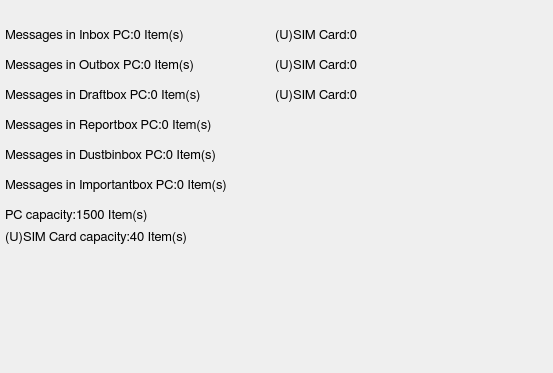
<?xml version="1.0" encoding="UTF-8"?>
<ui version="4.0">
 <class>widgetSmsText</class>
 <widget class="QWidget" name="widgetSmsText">
  <property name="geometry">
   <rect>
    <x>0</x>
    <y>0</y>
    <width>553</width>
    <height>373</height>
   </rect>
  </property>
  <property name="windowTitle">
   <string>Form</string>
  </property>
  <property name="styleSheet">
   <string notr="true">QWidget#widgetSmsText{ 
border-image:url(Skin/datamainback.png);
}</string>
  </property>
  <layout class="QVBoxLayout" name="verticalLayout_2">
   <property name="leftMargin">
    <number>5</number>
   </property>
   <property name="topMargin">
    <number>20</number>
   </property>
   <property name="rightMargin">
    <number>5</number>
   </property>
   <property name="bottomMargin">
    <number>0</number>
   </property>
   <item>
    <layout class="QVBoxLayout" name="verticalLayout">
     <property name="spacing">
      <number>0</number>
     </property>
     <item>
      <layout class="QFormLayout" name="formLayout">
       <property name="fieldGrowthPolicy">
        <enum>QFormLayout::AllNonFixedFieldsGrow</enum>
       </property>
       <item row="0" column="0">
        <widget class="QLabel" name="labelInboxPC">
         <property name="sizePolicy">
          <sizepolicy hsizetype="Expanding" vsizetype="Expanding">
           <horstretch>0</horstretch>
           <verstretch>0</verstretch>
          </sizepolicy>
         </property>
         <property name="minimumSize">
          <size>
           <width>270</width>
           <height>30</height>
          </size>
         </property>
         <property name="maximumSize">
          <size>
           <width>270</width>
           <height>30</height>
          </size>
         </property>
         <property name="font">
          <font>
           <family>FreeSans</family>
           <pointsize>10</pointsize>
          </font>
         </property>
         <property name="text">
          <string>Messages in Inbox PC:0 Item(s)</string>
         </property>
        </widget>
       </item>
       <item row="0" column="1">
        <widget class="QLabel" name="labelInboxSIM">
         <property name="font">
          <font>
           <family>FreeSans</family>
           <pointsize>10</pointsize>
          </font>
         </property>
         <property name="text">
          <string>(U)SIM Card:0</string>
         </property>
        </widget>
       </item>
       <item row="1" column="0">
        <widget class="QLabel" name="labelOutBoxPC">
         <property name="sizePolicy">
          <sizepolicy hsizetype="Expanding" vsizetype="Expanding">
           <horstretch>0</horstretch>
           <verstretch>0</verstretch>
          </sizepolicy>
         </property>
         <property name="minimumSize">
          <size>
           <width>270</width>
           <height>30</height>
          </size>
         </property>
         <property name="maximumSize">
          <size>
           <width>270</width>
           <height>30</height>
          </size>
         </property>
         <property name="font">
          <font>
           <family>FreeSans</family>
           <pointsize>10</pointsize>
          </font>
         </property>
         <property name="text">
          <string>Messages in Outbox PC:0 Item(s)</string>
         </property>
        </widget>
       </item>
       <item row="1" column="1">
        <widget class="QLabel" name="labelOutBoxSIM">
         <property name="font">
          <font>
           <family>FreeSans</family>
           <pointsize>10</pointsize>
          </font>
         </property>
         <property name="text">
          <string>(U)SIM Card:0</string>
         </property>
        </widget>
       </item>
       <item row="2" column="0">
        <widget class="QLabel" name="labelDraftBoxPC">
         <property name="sizePolicy">
          <sizepolicy hsizetype="Expanding" vsizetype="Expanding">
           <horstretch>0</horstretch>
           <verstretch>0</verstretch>
          </sizepolicy>
         </property>
         <property name="minimumSize">
          <size>
           <width>270</width>
           <height>30</height>
          </size>
         </property>
         <property name="maximumSize">
          <size>
           <width>270</width>
           <height>30</height>
          </size>
         </property>
         <property name="font">
          <font>
           <family>FreeSans</family>
           <pointsize>10</pointsize>
          </font>
         </property>
         <property name="text">
          <string>Messages in Draftbox PC:0 Item(s)</string>
         </property>
        </widget>
       </item>
       <item row="2" column="1">
        <widget class="QLabel" name="lableDraftBoxSIM">
         <property name="font">
          <font>
           <family>FreeSans</family>
           <pointsize>10</pointsize>
          </font>
         </property>
         <property name="text">
          <string>(U)SIM Card:0</string>
         </property>
        </widget>
       </item>
       <item row="3" column="0">
        <widget class="QLabel" name="labelReportBoxPC">
         <property name="sizePolicy">
          <sizepolicy hsizetype="Expanding" vsizetype="Expanding">
           <horstretch>0</horstretch>
           <verstretch>0</verstretch>
          </sizepolicy>
         </property>
         <property name="minimumSize">
          <size>
           <width>270</width>
           <height>30</height>
          </size>
         </property>
         <property name="maximumSize">
          <size>
           <width>270</width>
           <height>30</height>
          </size>
         </property>
         <property name="font">
          <font>
           <family>FreeSans</family>
           <pointsize>10</pointsize>
          </font>
         </property>
         <property name="text">
          <string>Messages in Reportbox PC:0 Item(s)</string>
         </property>
        </widget>
       </item>
       <item row="4" column="0">
        <widget class="QLabel" name="labelDustbinBoxPC">
         <property name="sizePolicy">
          <sizepolicy hsizetype="Expanding" vsizetype="Expanding">
           <horstretch>0</horstretch>
           <verstretch>0</verstretch>
          </sizepolicy>
         </property>
         <property name="minimumSize">
          <size>
           <width>270</width>
           <height>30</height>
          </size>
         </property>
         <property name="maximumSize">
          <size>
           <width>270</width>
           <height>30</height>
          </size>
         </property>
         <property name="font">
          <font>
           <family>FreeSans</family>
           <pointsize>10</pointsize>
          </font>
         </property>
         <property name="text">
          <string>Messages in Dustbinbox PC:0 Item(s)</string>
         </property>
        </widget>
       </item>
       <item row="5" column="0">
        <widget class="QLabel" name="labelImportantBoxPC">
         <property name="sizePolicy">
          <sizepolicy hsizetype="Expanding" vsizetype="Expanding">
           <horstretch>0</horstretch>
           <verstretch>0</verstretch>
          </sizepolicy>
         </property>
         <property name="minimumSize">
          <size>
           <width>270</width>
           <height>30</height>
          </size>
         </property>
         <property name="maximumSize">
          <size>
           <width>270</width>
           <height>30</height>
          </size>
         </property>
         <property name="font">
          <font>
           <family>FreeSans</family>
           <pointsize>10</pointsize>
          </font>
         </property>
         <property name="text">
          <string>Messages in Importantbox PC:0 Item(s)</string>
         </property>
        </widget>
       </item>
       <item row="6" column="0">
        <widget class="QLabel" name="labelCapacityPC">
         <property name="sizePolicy">
          <sizepolicy hsizetype="Expanding" vsizetype="Expanding">
           <horstretch>0</horstretch>
           <verstretch>0</verstretch>
          </sizepolicy>
         </property>
         <property name="minimumSize">
          <size>
           <width>270</width>
           <height>30</height>
          </size>
         </property>
         <property name="maximumSize">
          <size>
           <width>270</width>
           <height>30</height>
          </size>
         </property>
         <property name="font">
          <font>
           <family>FreeSans</family>
           <pointsize>10</pointsize>
          </font>
         </property>
         <property name="text">
          <string>PC capacity:1500 Item(s)</string>
         </property>
        </widget>
       </item>
       <item row="7" column="0">
        <widget class="QLabel" name="labelCapacitySIM">
         <property name="font">
          <font>
           <family>FreeSans</family>
           <pointsize>10</pointsize>
          </font>
         </property>
         <property name="text">
          <string>(U)SIM Card capacity:40 Item(s)</string>
         </property>
        </widget>
       </item>
      </layout>
     </item>
     <item>
      <spacer name="verticalSpacer">
       <property name="orientation">
        <enum>Qt::Vertical</enum>
       </property>
       <property name="sizeHint" stdset="0">
        <size>
         <width>368</width>
         <height>58</height>
        </size>
       </property>
      </spacer>
     </item>
    </layout>
   </item>
  </layout>
 </widget>
 <resources/>
 <connections/>
</ui>
